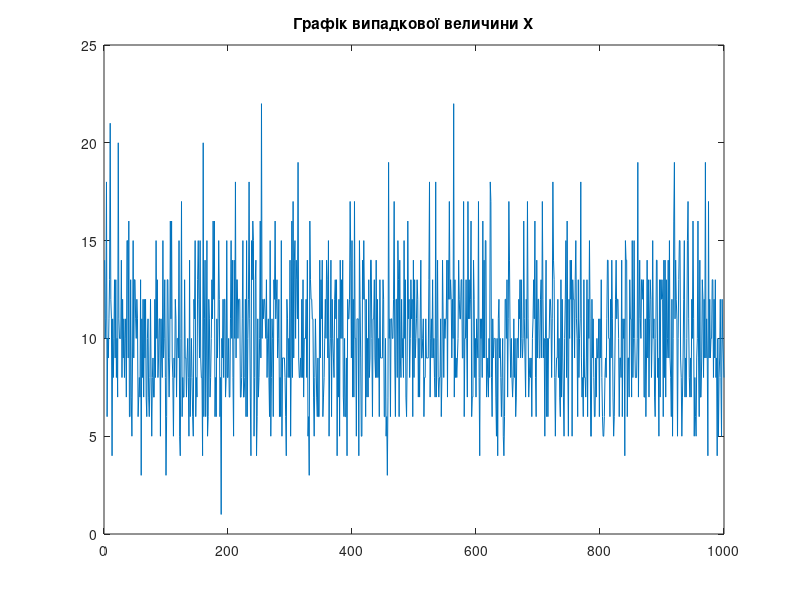
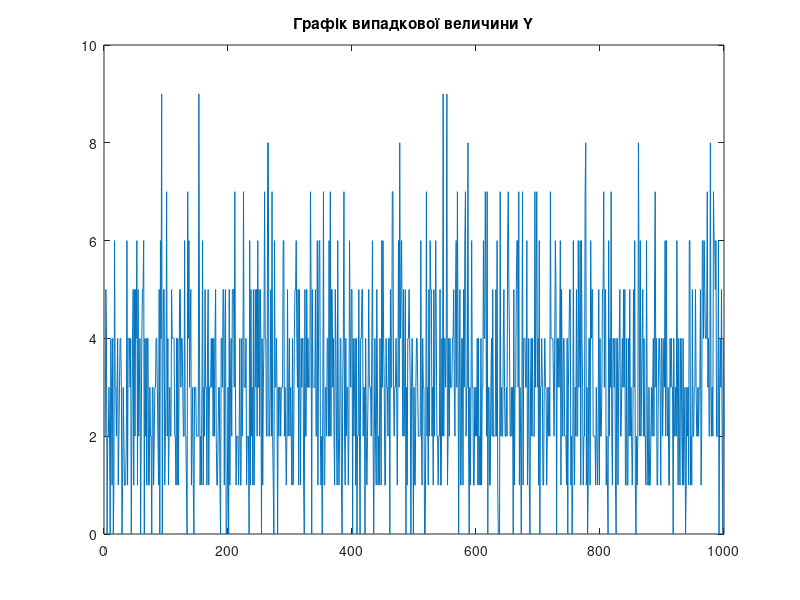
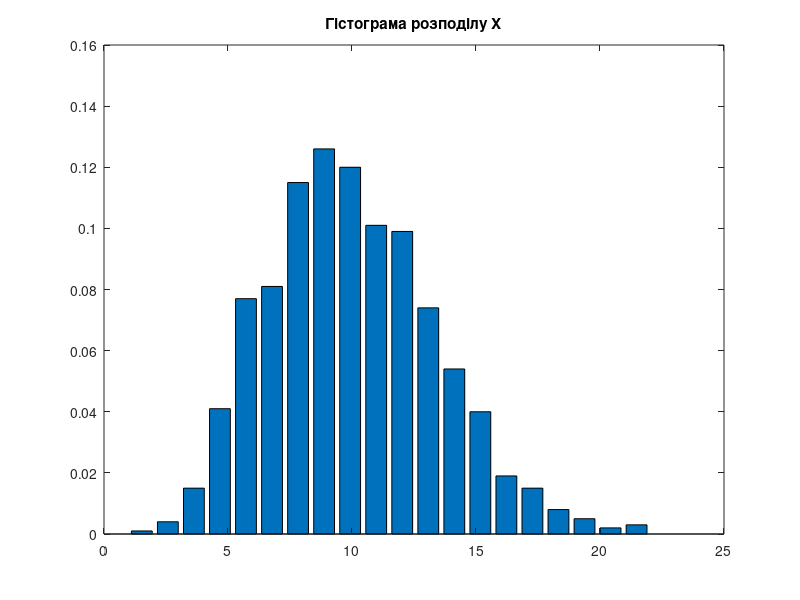
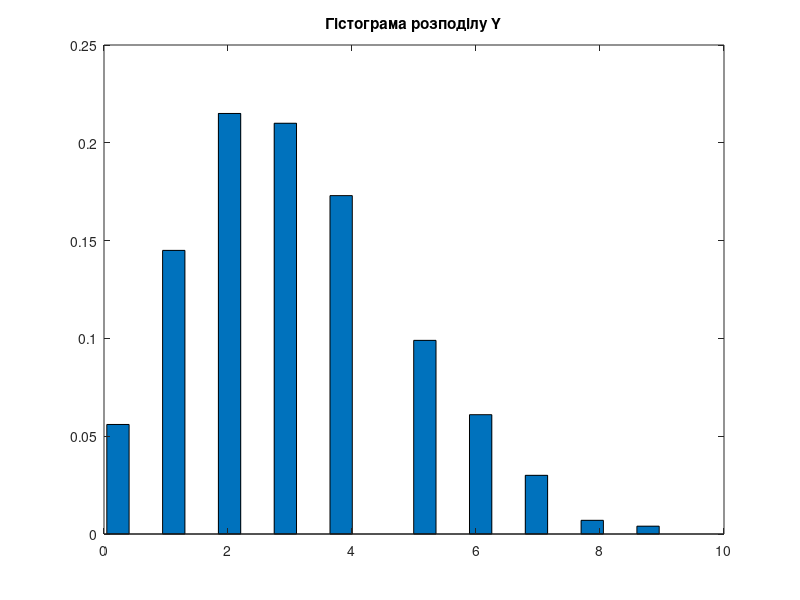

Reproduce these figures in MATLAB, in order.
clear;
N = 1000;
k = 3;
X = poissrnd(10, 1, N);
Y = poissrnd(3, 1, N);
figure(1);
plot(X);
title('Графік випадкової величини X');

figure(2);
plot(Y);
title('Графік випадкової величини Y');

figure(3);
[a, b] = hist(X, 20);
bar(b, a/N);
title('Гістограма розподілу X');

figure(4);
[a, b] = hist(Y, 20);
bar(b, a/N);
title('Гістограма розподілу Y');
mx = mean(X)
dx = mean((X - mx).^2)
skox = sqrt(dx)

my = mean(Y)
dy = mean((Y - my).^2)
skoy = sqrt(dy)

Rxy = mean((X - mx) .* (Y - my))
rxy = Rxy / (skox * skoy)
Y = k * X;

my = mean(Y)
dy = mean((Y - my).^2)
skoy = sqrt(dy)

figure(5);
plot(Y);
title('Графік випадкової величини Y = k*X');

figure(6);
[a, b] = hist(Y, 20);
bar(b, a/N);
title('Гістограма розподілу Y = k*X');

Rxy = mean((X - mx) .* (Y - my))
rxy = Rxy / (skox * skoy)
